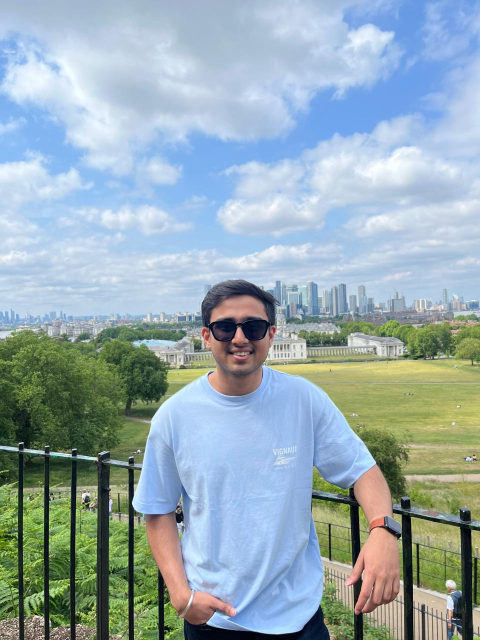
#> input picture src/images/profile/harsh.jpeg, 960 x 1280 px, found by its file name (shown at 1/2 size)
$ python make-og-image.py src/images/profile/harsh.jpeg public/og.png
#> lines starting #> are read from the running program, lines starting #| are printed output that depends on the picture; after the words box and inside, x2 and y2 are one past the last pixel; in counts of white or black regions, pixels touching at a corner belong together
# Regenerate: python3 scripts/make-og-image.py src/images/profile/harsh.jpeg public/og.png
# Needs Pillow and the macOS system fonts (Arial, Menlo); update the text below if your title changes.
# 1200x630 social preview card in the site's dot-matrix style.
import sys
from PIL import Image, ImageDraw, ImageFont, ImageOps
photo_path, out = sys.argv[1:]
W, H, K = 1200, 630, 2  # draw at 2x, downsample
img = Image.new("RGB", (W * K, H * K), (255, 255, 255))
#> img: PIL image 2400x1260 RGB; every value is 255
d = ImageDraw.Draw(img)
INK, MUTED, ACCENT, DOT = (11, 11, 12), (91, 91, 99), (255, 106, 61), (215, 215, 218)

# Background dot grid (same 24px pitch as the site).
for y in range(12, H, 24):
    for x in range(12, W, 24):
        r = 1.3 * K
        d.ellipse((x * K - r, y * K - r, x * K + r, y * K + r), fill=DOT)

# Card.
pad = 48
d.rounded_rectangle((pad * K, pad * K, (W - pad) * K, (H - pad) * K), 28 * K, fill=(255, 255, 255), outline=(200, 200, 204), width=2 * K)

# Dot-matrix H mark.
GRID = ["X...X", "X...X", "XXOXX", "X...X", "X...X"]
ox, oy, p = 104, 108, 16
for r, row in enumerate(GRID):
    for c, ch in enumerate(row):
        cx, cy = (ox + c * p) * K, (oy + r * p) * K
        if ch == ".":
            rr, col = 2.4 * K, (220, 220, 224)
        else:
            rr, col = 6.4 * K, ACCENT if ch == "O" else INK
        d.ellipse((cx - rr, cy - rr, cx + rr, cy + rr), fill=col)

bold = "/System/Library/Fonts/Supplemental/Arial Bold.ttf"
regular = "/System/Library/Fonts/Supplemental/Arial.ttf"
mono = "/System/Library/Fonts/Menlo.ttc"
f_name = ImageFont.truetype(bold, 74 * K)
f_role = ImageFont.truetype(bold, 34 * K)
f_sub = ImageFont.truetype(regular, 26 * K)
f_url = ImageFont.truetype(mono, 22 * K)
tx = 96
d.text((tx * K, 212 * K), "Harsh Gujarathi", font=f_name, fill=INK)
d.text((tx * K, 312 * K), "Software Engineer and", font=f_role, fill=INK)
d.text((tx * K, 356 * K), "ML Systems Researcher", font=f_role, fill=INK)
d.text((tx * K, 420 * K), "Graduate Student Researcher at Georgia Tech", font=f_sub, fill=MUTED)
d.text((tx * K, 456 * K), "Previously Software Engineer at Microsoft", font=f_sub, fill=MUTED)
d.text((tx * K, 520 * K), "harshgujarathi.com", font=f_url, fill=ACCENT)

# Round photo with a dotted ring.
size, cx, cy = 300, 900, 315
photo = ImageOps.fit(Image.open(photo_path).convert("RGB"), (size * K, size * K), centering=(0.5, 0.32))
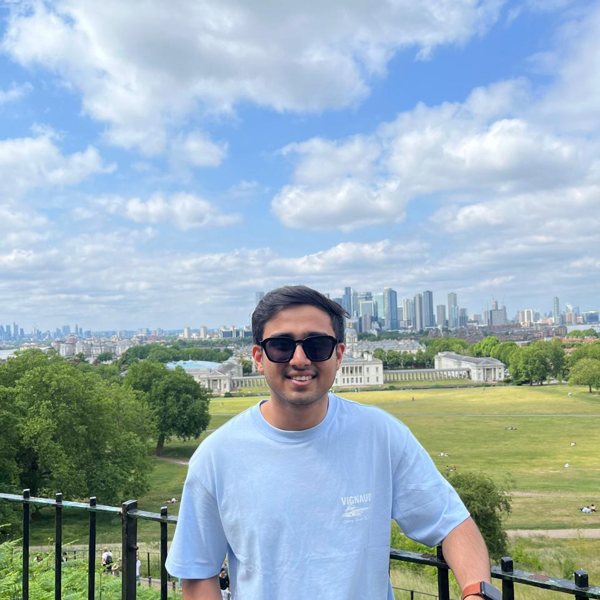
#> photo: PIL image 600x600 RGB; mean R, G, B 156.1, 176.9, 186.2
mask = Image.new("L", (size * K, size * K), 0)
#> mask: PIL image 600x600 L; every value is 0
ImageDraw.Draw(mask).ellipse((0, 0, size * K, size * K), fill=255)
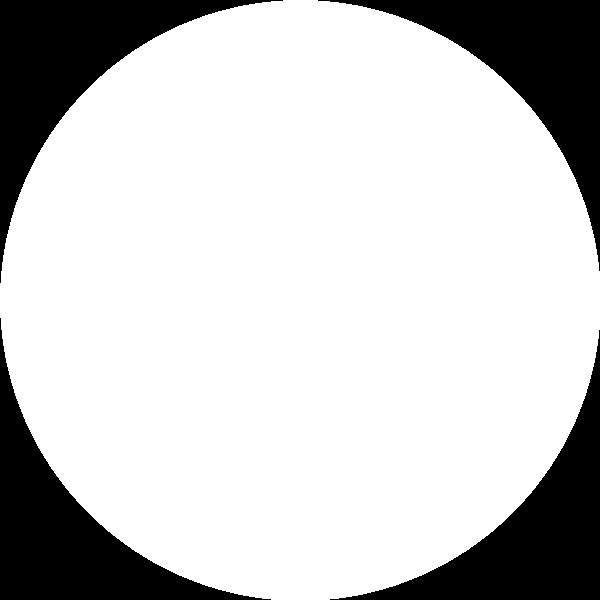
#> mask: PIL image 600x600 L; 78.7% white; 4 black regions, box (x1, y1, x2, y2) and area: (0, 0, 283, 283) 19410, (318, 0, 600, 271) 19127, (0, 318, 271, 600) 19127, (330, 330, 600, 600) 18845
img.paste(photo, ((cx - size // 2) * K, (cy - size // 2) * K), mask)
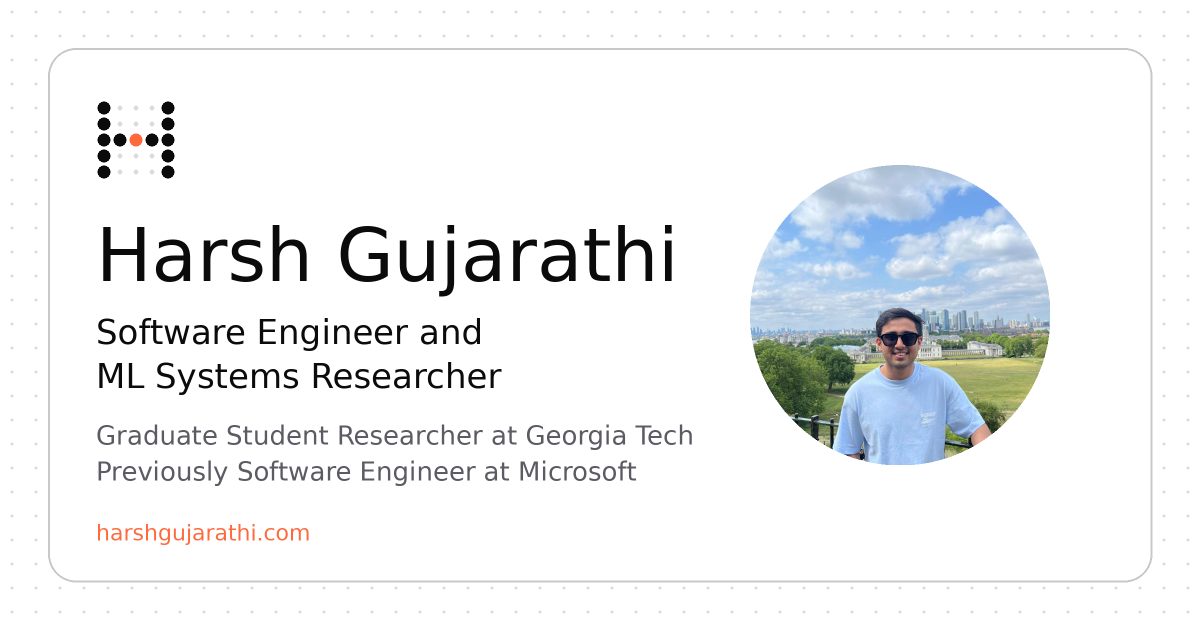
#> img: PIL image 2400x1260 RGB (shown at 1/2 size); mean R, G, B 239, 240.7, 241.9
import math
for i in range(56):
    a = i / 56 * math.tau
    rr = (3.4 if i % 4 == 0 else 2.2) * K
    x, y = (cx + 172 * math.cos(a)) * K, (cy + 172 * math.sin(a)) * K
    d.ellipse((x - rr, y - rr, x + rr, y + rr), fill=INK if i % 4 else ACCENT)

img.resize((W, H), Image.LANCZOS).save(out, optimize=True)
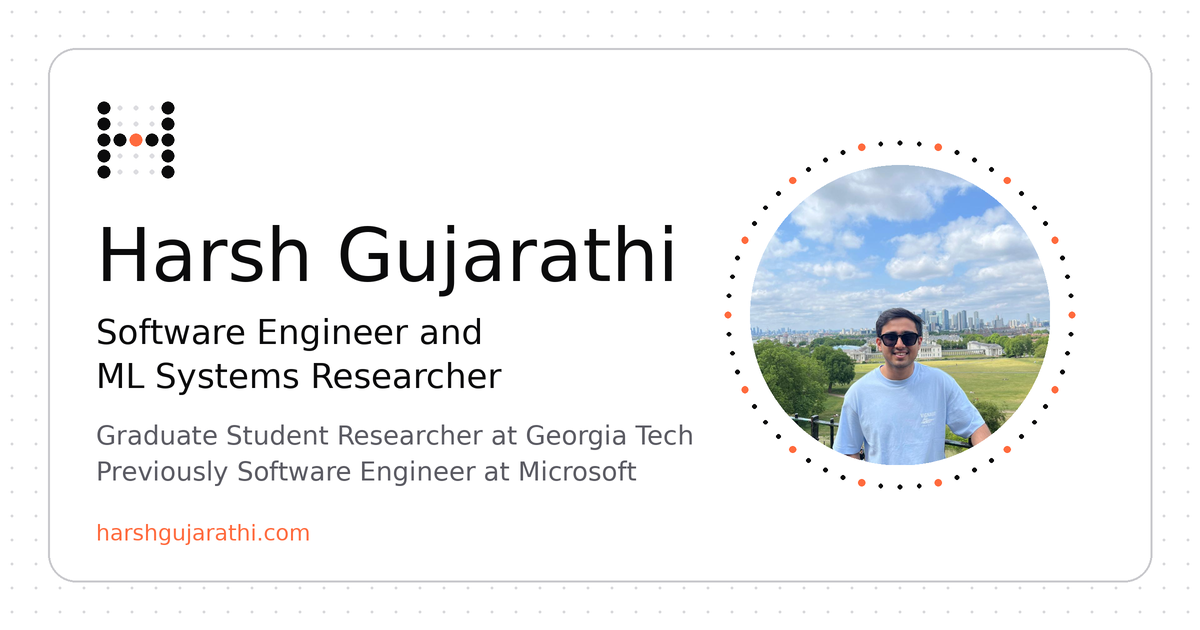
#> saved as og.png: PIL image 1200x630 RGB; mean R, G, B 238.5, 240.2, 241.4
print(out)
